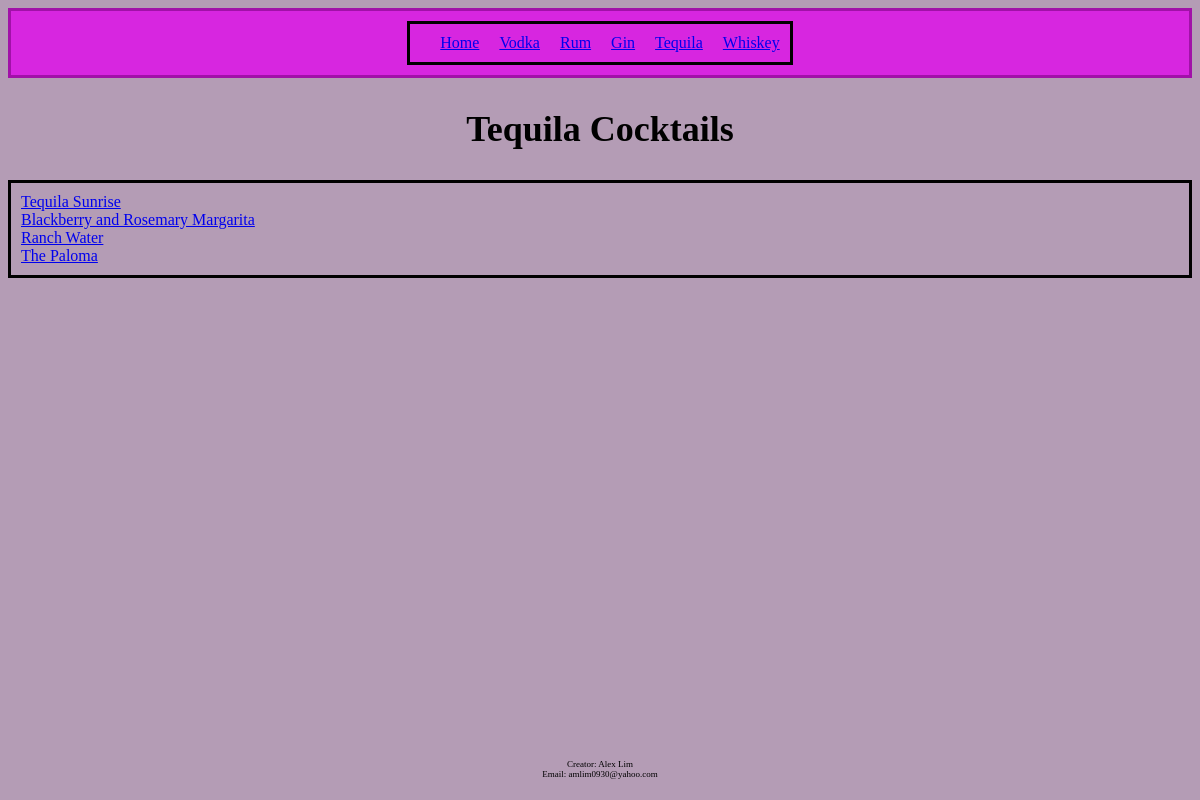
/tequila/, run on the app's committed database.
### cocktail_book/models.py (models this page shows)
class Tequila(models.Model):
    name = models.CharField(max_length=200)
    ingredients = models.TextField(max_length='1000', default='')
    instructions = models.TextField(max_length='1000', default='')
    notes = models.TextField(max_length='1000', default='')
    image = models.ImageField(upload_to='media/img/', default='')
    background = models.TextField(max_length='2000', default='')

### cocktail_book/views.py (the view)
# urls.py: path('tequila/', views.tequila_all, name="tequila_all"),
def tequila_all(request):
    tequila_list = Tequila.objects.all().values()
    template = loader.get_template('tequila.html')
    context = {
        'tequila_list': tequila_list,
    }
    return HttpResponse(template.render(context, request))

### cocktail_book/templates/tequila.html
{% extends 'base.html' %}
{% load static %}
{% block content %}
<section>
    <h1>Tequila Cocktails</h1>
    <ul>
        {% for t in tequila_list %}
            <li>
                <a href="{% url 'tequila_display' t.id %}">{{t.name}}</a>
            </li>
        {% endfor %}
</section>
{% endblock %}

### cocktail_book/productionfiles/style.css (style rules this page uses)
body { background-color: #b49cb5; font-family: Zapf Chancery, cursive; }
ul { border: solid black; padding: 10px; list-style-type: none; }
h1 { font-family: florence, cursive; font-size: 36px; font-weight:bold; color:black; text-align: center; }

### data on the page
Tequila: name "Tequila Sunrise"
Tequila: name "Blackberry and Rosemary Margarita"
Tequila: name "Ranch Water"
Tequila: name "The Paloma"
